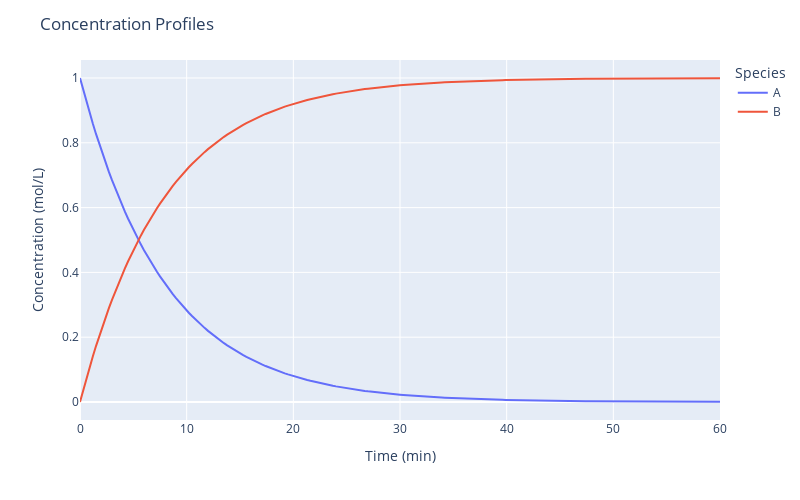

This figure's notebook cell:
### Code cell
# model simulation and plot concentration profiles
# A concentration   [A] = 1 mol/L
# temperature       T = 50.0 oC
# batch time        t_b = 60.0 min
operation_params = {
    ('Concentration', None, 0, None, 0): 1.0,
    ('Temperature', None, None, None, None): 50.0,
    ('Batch_Time', None, None, None, None): 60.0
}
toy_case.plot_simulation_profiles(operation_params)

### Figure 1 — Plotly figure (JSON) as saved in the notebook; plotly's stock layout.template omitted (floating-point values rounded to 4 significant figures; data arrays with more than 128 entries replaced by an {"elided": "..."} marker saying what was removed)
{"data": [{"hovertemplate": "Species=A<br>Time (min)=%{x}<br>Concentration (mol/L)=%{y}<extra></extra>", "legendgroup": "A", "line": {"color": "#636efa", "dash": "solid"}, "marker": {"symbol": "circle"}, "mode": "lines", "name": "A", "orientation": "v", "showlegend": true, "type": "scatter", "x": {"elided": "201 float values"}, "xaxis": "x", "y": {"elided": "201 float values"}, "yaxis": "y"}, {"hovertemplate": "Species=B<br>Time (min)=%{x}<br>Concentration (mol/L)=%{y}<extra></extra>", "legendgroup": "B", "line": {"color": "#EF553B", "dash": "solid"}, "marker": {"symbol": "circle"}, "mode": "lines", "name": "B", "orientation": "v", "showlegend": true, "type": "scatter", "x": {"elided": "201 float values"}, "xaxis": "x", "y": {"elided": "201 float values"}, "yaxis": "y"}], "layout": {"height": 500, "legend": {"title": {"text": "Species"}, "tracegroupgap": 0}, "margin": {"t": 60}, "title": {"text": "Concentration Profiles"}, "width": 800, "xaxis": {"anchor": "y", "domain": [0, 1], "title": {"text": "Time (min)"}}, "yaxis": {"anchor": "x", "domain": [0, 1], "title": {"text": "Concentration (mol/L)"}}}}
